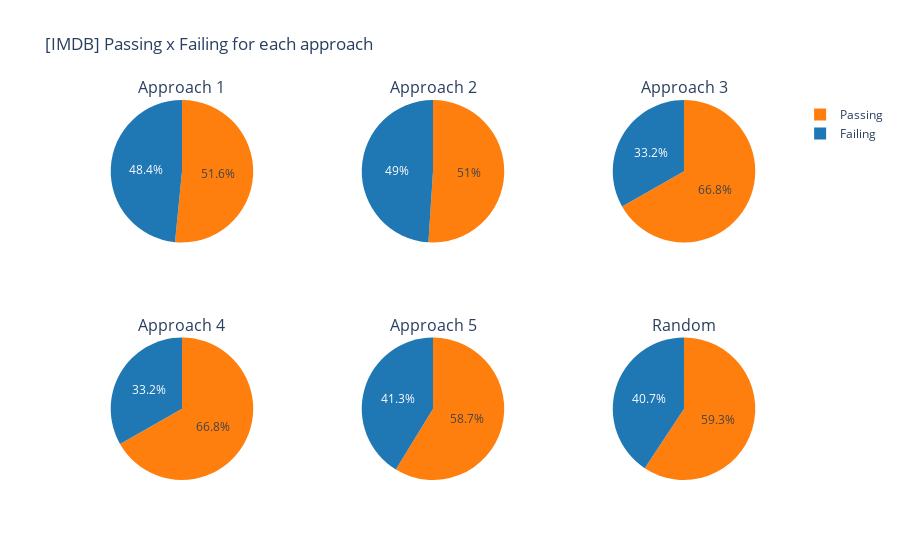

This figure's notebook cell:
### Code cell
labels = ["Passing", "Failing"]
specs=[[{'type':'domain'}, {'type':'domain'}, {'type':'domain'}], [{'type':'domain'}, {'type':'domain'}, {'type':'domain'}]]
fig = make_subplots(rows=2, cols=3, specs=specs, subplot_titles=[" ", " ", " ", " ", " ", " "])
fig.add_trace(go.Pie(labels=labels, values=[df_ann1_summ.iloc[0]["passando"], df_ann1_summ.iloc[0]["falhando"]]), 1, 1)
fig.layout.annotations[0].update(text="Approach 1")
fig.add_trace(go.Pie(labels=labels, values=[df_ann1_summ.iloc[1]["passando"], df_ann1_summ.iloc[1]["falhando"]]), 1, 2)
fig.layout.annotations[1].update(text="Approach 2")
fig.add_trace(go.Pie(labels=labels, values=[df_ann1_summ.iloc[2]["passando"], df_ann1_summ.iloc[2]["falhando"]]), 1, 3)
fig.layout.annotations[2].update(text="Approach 3")
fig.add_trace(go.Pie(labels=labels, values=[df_ann1_summ.iloc[3]["passando"], df_ann1_summ.iloc[3]["falhando"]]), 2, 1)
fig.layout.annotations[3].update(text="Approach 4")
fig.add_trace(go.Pie(labels=labels, values=[df_ann1_summ.iloc[4]["passando"], df_ann1_summ.iloc[4]["falhando"]]), 2, 2)
fig.layout.annotations[4].update(text="Approach 5")
fig.add_trace(go.Pie(labels=labels, values=[df_ann1_summ.iloc[5]["passando"], df_ann1_summ.iloc[5]["falhando"]]), 2, 3)
fig.layout.annotations[5].update(text="Random")

fig.update_traces(marker=dict(colors=[px.colors.qualitative.D3[1], px.colors.qualitative.D3[0]]), )
fig.update_layout(
    title_text=f"[{dataset}] Passing x Failing for each approach",
)
fig.show()

### Figure 1 — Plotly figure (JSON) as saved in the notebook; plotly's stock layout.template omitted (floating-point values rounded to 4 significant figures)
{"data": [{"domain": {"x": [0, 0.2889], "y": [0.625, 1]}, "labels": ["Passing", "Failing"], "marker": {"colors": ["#FF7F0E", "#1F77B4"]}, "type": "pie", "values": [247, 232]}, {"domain": {"x": [0.3556, 0.6444], "y": [0.625, 1]}, "labels": ["Passing", "Failing"], "marker": {"colors": ["#FF7F0E", "#1F77B4"]}, "type": "pie", "values": [249, 239]}, {"domain": {"x": [0.7111, 1], "y": [0.625, 1]}, "labels": ["Passing", "Failing"], "marker": {"colors": ["#FF7F0E", "#1F77B4"]}, "type": "pie", "values": [201, 100]}, {"domain": {"x": [0, 0.2889], "y": [0, 0.375]}, "labels": ["Passing", "Failing"], "marker": {"colors": ["#FF7F0E", "#1F77B4"]}, "type": "pie", "values": [193, 96]}, {"domain": {"x": [0.3556, 0.6444], "y": [0, 0.375]}, "labels": ["Passing", "Failing"], "marker": {"colors": ["#FF7F0E", "#1F77B4"]}, "type": "pie", "values": [232, 163]}, {"domain": {"x": [0.7111, 1], "y": [0, 0.375]}, "labels": ["Passing", "Failing"], "marker": {"colors": ["#FF7F0E", "#1F77B4"]}, "type": "pie", "values": [153, 105]}], "layout": {"annotations": [{"font": {"size": 16}, "showarrow": false, "text": "Approach 1", "x": 0.1444, "xanchor": "center", "xref": "paper", "y": 1, "yanchor": "bottom", "yref": "paper"}, {"font": {"size": 16}, "showarrow": false, "text": "Approach 2", "x": 0.5, "xanchor": "center", "xref": "paper", "y": 1, "yanchor": "bottom", "yref": "paper"}, {"font": {"size": 16}, "showarrow": false, "text": "Approach 3", "x": 0.8556, "xanchor": "center", "xref": "paper", "y": 1, "yanchor": "bottom", "yref": "paper"}, {"font": {"size": 16}, "showarrow": false, "text": "Approach 4", "x": 0.1444, "xanchor": "center", "xref": "paper", "y": 0.375, "yanchor": "bottom", "yref": "paper"}, {"font": {"size": 16}, "showarrow": false, "text": "Approach 5", "x": 0.5, "xanchor": "center", "xref": "paper", "y": 0.375, "yanchor": "bottom", "yref": "paper"}, {"font": {"size": 16}, "showarrow": false, "text": "Random", "x": 0.8556, "xanchor": "center", "xref": "paper", "y": 0.375, "yanchor": "bottom", "yref": "paper"}], "title": {"text": "[IMDB] Passing x Failing for each approach"}}}
